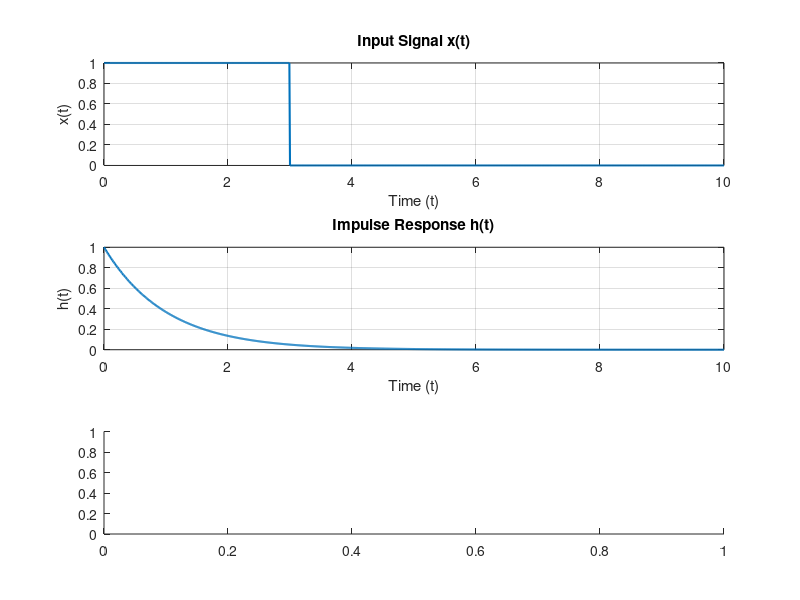

Here is the MATLAB script that generated this plot: (Note: this script raises an error after producing the figure.)
% Define the time vector for both signals 
t = 0:0.01:10; % Adjust the range of time to cover the signals 
% (a) Define the input signal x(t) and the impulse response h(t) 
x_t = @(t) (t >= 0 & t < 3); % Rectangular pulse from 0 to 3 
h_t = @(t) exp(-t) .* (t >= 0); % Exponential decay for t >= 0 
% Plot the input signal x(t) 
figure; 
subplot(3,1,1); 
plot(t, x_t(t), 'LineWidth', 1.5); 
title('Input Signal x(t)'); 
xlabel('Time (t)'); 
ylabel('x(t)'); 
grid on;
% Plot the impulse response h(t) 
subplot(3,1,2); 
plot(t, h_t(t), 'LineWidth', 1.5); 
title('Impulse Response h(t)'); 
xlabel('Time (t)'); 
ylabel('h(t)'); 
grid on; 
% (b) Perform the convolution of x(t) and h(t) 
dt = t(2) - t(1); 
% Time step conv_result = conv(x_t(t), h_t(t), 'same') * dt; % Convolution 
% (c) Plot the output signal y(t) after convolution 
subplot(3,1,3); 
plot(t, conv_result, 'LineWidth', 1.5); 
title('Output Signal y(t) = x(t) * h(t)'); 
xlabel('Time (t)');
ylabel('y(t)'); 
grid on; 
% Adjust layout 
sgtitle('Input Signal, Impulse Response, and Convolution Output');
